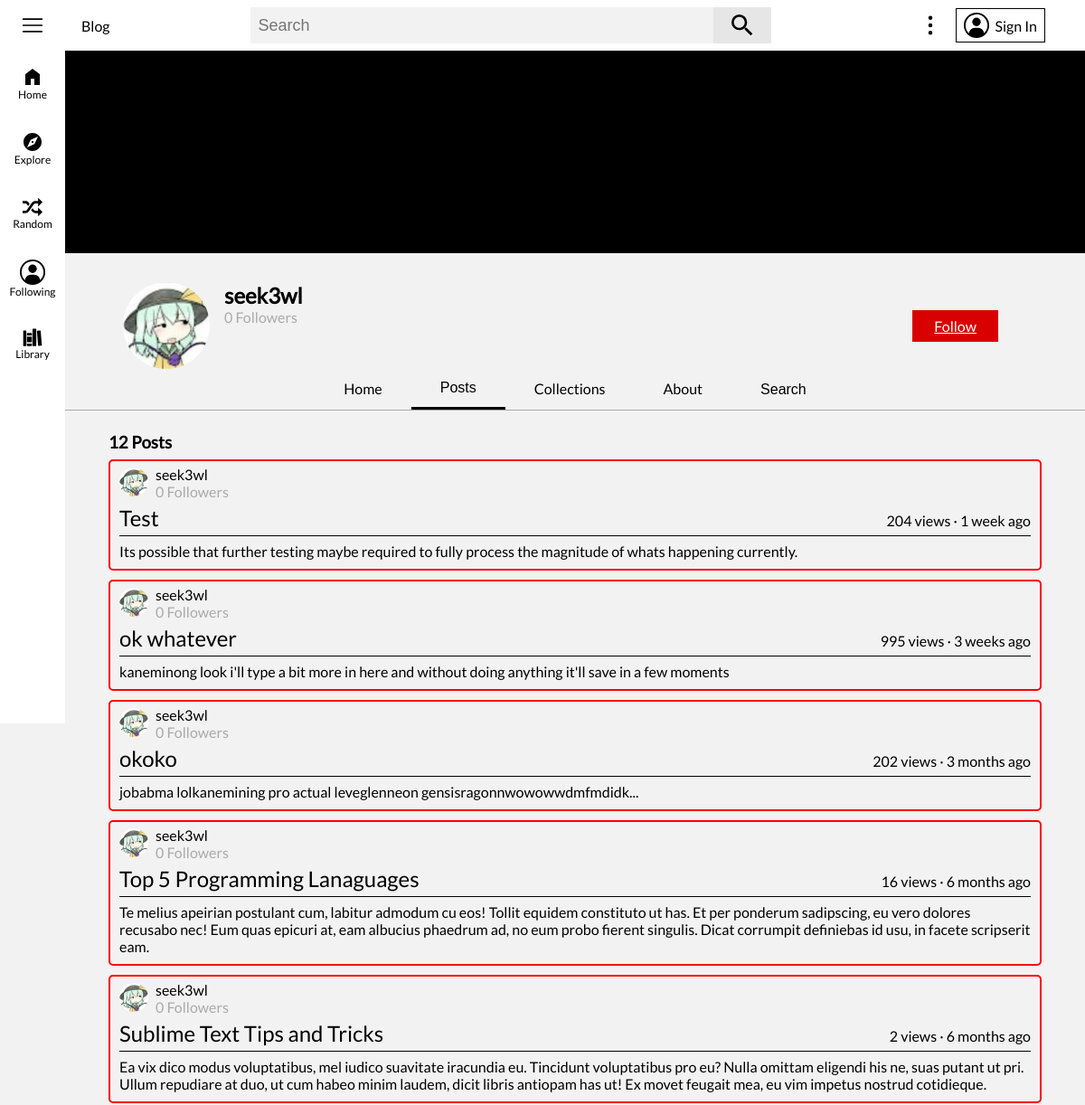
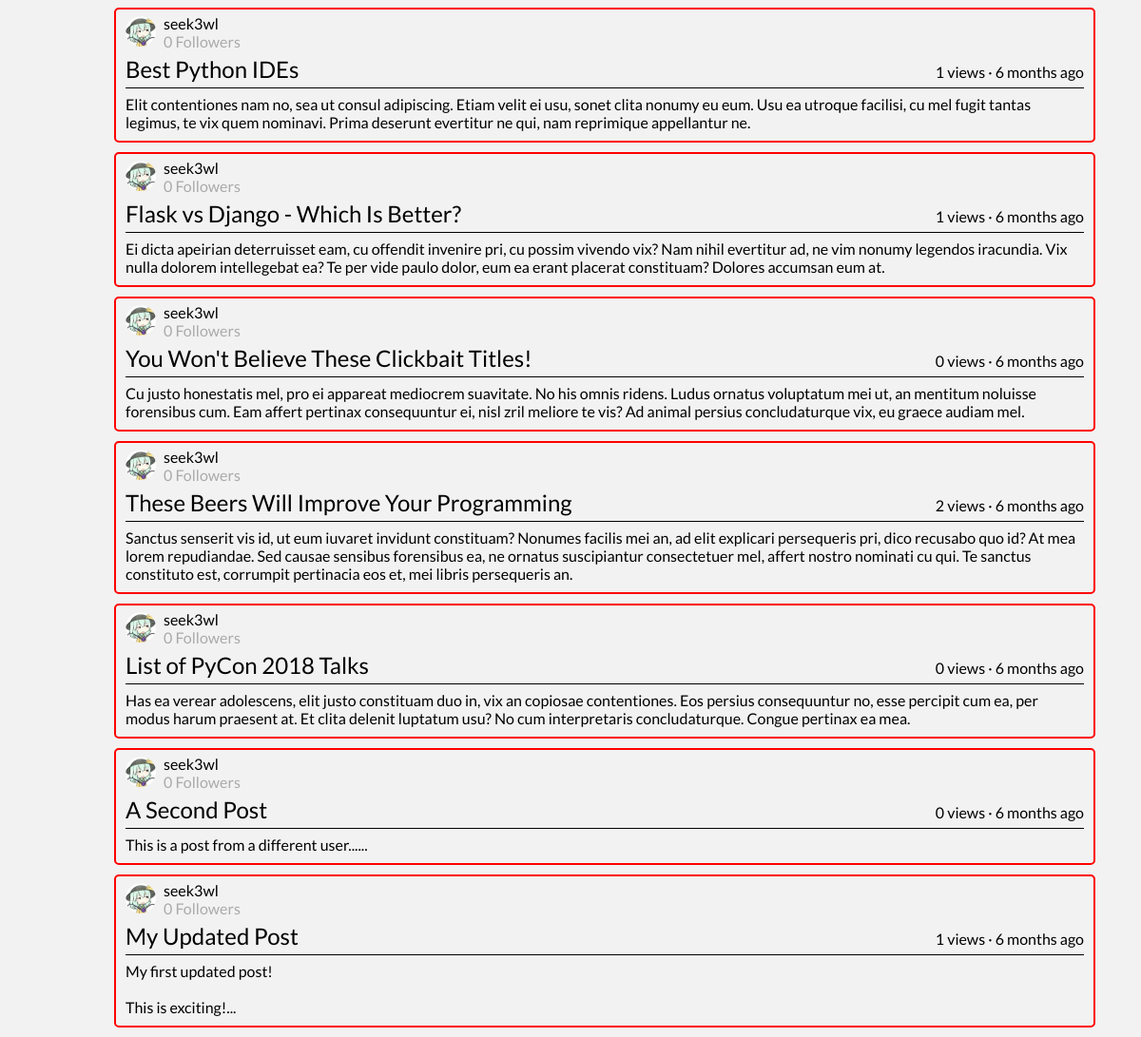
The page /user/seek3wl/posts on the database its author committed (2 pictures, top to bottom).
### flaskblog/models.py (models this page shows, shortened)
class User(db.Model, UserMixin):
	id = db.Column(db.Integer, primary_key=True)
	username = db.Column(db.String(16), unique=True, nullable=False)
	email = db.Column(db.String(120), unique=True, nullable=False)
	image_file = db.Column(db.String(20), nullable=False, default='default.png')
	banner_image = db.Column(db.String(20), nullable=False, default='default_banner.jpg')
	description = db.Column(db.String(120), nullable=True)
	password = db.Column(db.String(60), nullable=False)
	security_question = db.Column(db.String(120), nullable=True)
	security_question_answer = db.Column(db.String(120), nullable=True)
	date_joined = db.Column(db.DateTime, default=datetime.utcnow, nullable=False)
	following = db.relationship('User', secondary=user_user_follow,
								primaryjoin=id == user_user_follow.c.follower_user_id,
								secondaryjoin=id == user_user_follow.c.following_user_id,
								backref='followers')
	media_uploads = db.relationship('Media', backref='uploader', lazy=True)
	posts_cached = db.relationship('PostCache', backref='cache_author', lazy=True)
	posts = db.relationship('Post', backref='author', lazy=True)
	posts_viewed = db.relationship('Post', secondary=user_post_view, backref='viewers')
	posts_liked = db.relationship('Post', secondary=user_post_like, backref='post_likers')
	posts_disliked = db.relationship('Post', secondary=user_post_dislike, backref='post_dislikers')
	featured_post_id = db.Column(db.Integer, nullable=True)
	comments = db.relationship('Comment', backref='author', lazy=True)
	comments_liked = db.relationship('Comment', secondary=user_comment_like, backref='comment_likers')
	comments_disliked = db.relationship('Comment', secondary=user_comment_dislike, backref='comment_dislikers')
	collections = db.relationship('Collection', backref='author', lazy=True)

class Post(db.Model):
	id = db.Column(db.Integer, primary_key=True)
	user_id = db.Column(db.Integer, db.ForeignKey('user.id'), nullable=False)
	title = db.Column(db.String(120), nullable=False)
	description = db.Column(db.Text, nullable=True)
	date_posted = db.Column(db.DateTime, nullable=False, default=datetime.utcnow)
	content = db.Column(db.Text, nullable=False)
	views = db.Column(db.Integer, nullable=False, default=0)
	likes = db.Column(db.Integer, nullable=False, default=0)
	comments = db.relationship('Comment', backref='parent', lazy=True)
	tags = db.relationship('Tag', secondary=post_tag_cat, backref='posts_tagged')
	def date_posted_ago(self):
		date_posted = getattr(self, 'date_posted')
		return get_duration(date_posted)
	def collections_apart_of(self):
		collections_apart_of_list = []
		if current_user.is_authenticated:
			for collection in current_user.collections:
				if self in collection.posts:
					collections_apart_of_list.append(collection.id)
		return collections_apart_of_list

### flaskblog/users/routes.py (the view)
@users.route('/user/<string:username>/posts')
def user_posts(username):
	user = User.query.filter_by(username=username).first_or_404()
	update_banner_image_form = UpdateBannerImageForm()
	all_user_posts = Post.query.filter_by(user_id=user.id).order_by(Post.date_posted.desc()).all()
	limit_content = {}
	for post in all_user_posts:
		splinted = re.split('{{|}}', post.content)
		for i, splint in enumerate(splinted):
			if splint == '':
				splinted.pop(i)
			elif '*/#|>' in splint:
				splinted.pop(i)
		if len(splinted[0].split()) > 17:
			limit_content[post.id] = splinted[0].split('\n')[0]
		else:
			limit_content[post.id] = splinted[0] + '...'
	return render_template('/user_pages/user_posts.html', title=username, user=user,
						   update_banner_image_form=update_banner_image_form, all_user_posts=all_user_posts,
						   limit_content=limit_content)

### flaskblog/users/forms.py
class UpdateBannerImageForm(FlaskForm):
	image_file = FileField(validators=[FileAllowed(['png', 'jpg', 'gif'])])
	submit = SubmitField()

### flaskblog/main/forms.py
class SearchForm(FlaskForm):
    search_field = SearchField()

### flaskblog/main/routes.py (called while the page is built)
@main.app_context_processor
def inject_template_globals():
	if current_user.is_authenticated:
		image_file_2 = current_user.image_file
	else:
		image_file_2 = 'default.jpg'
	has_post_cache = False
	if current_user.is_authenticated:
		if PostCache.query.filter_by(user_id=current_user.id):
			has_post_cache = True
	return dict(image_file=url_for('static', filename=f'images/profile_pics/{image_file_2}'),
				search_form=SearchForm(), has_post_cache=has_post_cache)

### flaskblog/templates/user_pages/user_posts.html (shortened to what this page needs)
{% extends "base.html" %}
{% block body %}
	<div id="main-body-nm">
		<div id="user-page-header">
			{{ macros.user_page_nav(user=user, current_user=current_user, update_banner_image_form=update_banner_image_form, current_location="Posts") }}
			<div id="user-page-body">
				{% if all_user_posts %}
					<div id="user-posts-header">
						<h3>{{ all_user_posts|length }} Posts</h3>
					</div>
					{% for post in all_user_posts %}
						{{ macros.minimized_post(current_user, post, limit_content) }}
					{% endfor %}
				{% else %}
					<p>This User Hasn't Posted Anything Yet</p>
				{% endif %}
			</div>
		</div>
	</div>
{% endblock body %}

### flaskblog/templates/macros/macros.html (shortened to what this page needs)
{% macro minimized_post(current_user, post, limit_content) %}
	<article class="post-container" data-id="{{ post.id }}" data-collections="{{ post.collections_apart_of() }}">
		<div class="post-header">
			<div class="post-author">
				<a href="{{ url_for('users.user_page', username=post.author.username) }}">
					<img class="post-user-img" height="32" width="32" draggable="false" src="{{ url_for('static', filename='images/profile_pics/' + post.author.image_file) }}">
				</a>
				<div class="post-header-info">
					<a href="{{ url_for('users.user_page', username=post.author.username) }}">
						{{ post.author.username }}
					</a>
					<span>{{ post.author.followers|length }} Followers</span>
				</div>
			</div>
		</div>
		<div class="post-title">
			<a href="{{ url_for('posts.post', post_id=post.id) }}">{{ post.title }}</a>
			{{ post.views }} views · {{ post.date_posted_ago() }}
		</div>
		<p class="post-content">{{ limit_content[post.id] }}</p>
	</article>
{% endmacro %}
{% macro user_page_nav(user, current_user, update_banner_image_form, current_location) %}
	<div id="user-page-header-background">
		<img id="user-page-header-background-img" src="{{ url_for('static', filename='images/user_banners/' + user.banner_image) }}">
	</div>
	<div id="user-page-header-info">
		<div style="display: flex;">
			<img class="followed-user-img" height="96px" width="96px" draggable="false" src="{{ url_for('static', filename='images/profile_pics/' + user.image_file) }}">
			<div id="user-page-header-info-info">
				<h2>{{ user.username }}</h2>
				<span class="text-muted">{{ user.followers|length }} Followers</span>
			</div>
		</div>
		<div>
			{% if current_user.is_authenticated %}
				{% if current_user != user %}
					{% if is_following(user) %}
						<button class="following-button" style="margin-right: 32px;">Following</button>
					{% else %}
						<button class="follow-button" style="margin-right: 32px;">Follow</button>
					{% endif %}
				{% endif %}
			{% else %}
				<a class="follow-button" style="margin-right: 32px;" href="{{ url_for('users.signin', next=url_for('users.user_page', username=user.username)) }}">Follow</a>
			{% endif %}
		</div>
	</div>
	<div id="user-page-nav-container">
		<nav id="user-page-nav">
			{% for location, url in {"Home": url_for("users.user_page", username=user.username), "Posts": url_for("users.user_posts", username=user.username), "Collections": url_for("users.user_collections", username=user.username), "About": url_for("users.user_about", username=user.username)}.items() %}
				{% if current_location == location %}
					<button class="user-page-nav-item user-page-nav-item-selected">{{ location }}</button>
				{% else %}
					<a class="user-page-nav-item" href="{{ url }}">{{ location }}</a>
				{% endif %}
			{% endfor %}
			<button class="user-page-nav-item">Search</button>
		</nav>
	</div>
{% endmacro %}

### flaskblog/static/main.css (style rules this page uses)
[data-theme="light"] { --primary-color: #f2f2f2; --secondary-color: #fff; --tertiary-color: #e6e6e6; --color-sceme: #f00; --search-box: #f2f2f2; --side-menu-color: #e6e6e6; --primary-text: #000; --secondary-text: #aaa; --primary-icon: #000; }
.text-muted { color: var(--secondary-text); }
body { margin: 0; padding: 0; background-color: var(--primary-color); font-family: 'Lato', sans-serif; }
p, h1, h2, h3, h4, h5, h6, span { color: var(--primary-text); margin: 0px; padding: 0px; }
a { color: #3ea6ff; margin: 0; padding: 0; }
button { cursor: pointer; margin: 0; padding: 0; }
nav a { color: var(--primary-text); font-weight: 400; font-size: 16px; text-decoration: none; }
#search-input { height: 40px; width: 512px; padding: 0 8px; color: var(--primary-text); font-size: 18px; outline: none; background-color: var(--search-box); border: none; }
#main-body-nm { display: flex; flex-direction: column; color: var(--primary-text); padding: 56px 0 0 72px; }
.post-container { display: flex; flex-direction: column; color: var(--primary-text); padding-top: 5px; padding-left: 10px; padding-right: 10px; margin-bottom: 10px; border-radius: 5px; border: 2px solid var(--color-sceme); }
.post-header { display: flex; align-items: center; justify-content: space-between; }
.post-author { display: flex; align-items: center; }
.post-user-img { border-radius: 50px; }
.post-header-info { display: flex; flex-direction: column; padding-left: 8px; }
.post-header-info a { color: var(--primary-text); text-decoration: none; }
.post-header-info span { color: var(--secondary-text); }
.post-title { display: flex; align-items: baseline; justify-content: space-between; border-bottom: 1px solid var(--primary-text); }
.post-title a { color: var(--primary-text); font-size: 24px; text-decoration: none; margin-top: 5px; margin-bottom: 5px; }
.post-content { color: var(--primary-text); white-space: pre-line; margin-top: 7px; margin-bottom: 10px; }
.followed-user-img { border-radius: 80px; }
#user-page-header { display: flex; flex-direction: column; }
#user-page-header-background { position: relative; display: flex; flex-direction: column; align-items: center; }
#user-page-header-background-img { height: 224px; width: 100%; object-fit: cover; object-position: 100% 0; }
#user-page-header-info { display: flex; justify-content: space-between; align-items: center; padding: 32px 64px 0; }
#user-page-header-info-info { display: flex; flex-direction: column; margin-left: 16px; color: var(--primary-text); }
#user-page-nav-container { display: flex; flex-direction: column; align-items: center; width: 100%; color: var(--secondary-text); border-bottom: 1px groove var(--secondary-text); }
#user-page-nav { display: flex; }
.user-page-nav-item { padding: 12px 32px; color: var(--primary-text); font-size: 16px; background-color: transparent; border: none; }
.user-page-nav-item-selected { border-bottom: 3px solid var(--primary-text); }
#user-page-body { display: flex; flex-direction: column; padding: 24px 48px 0; }
#user-posts-header { display: flex; justify-content: space-between; margin-bottom: 8px; }
.follow-button { margin-left: 16px; padding: 8px 24px; color: #fff; background-color: #d80000; border: none; }

### rows shown on the page
User: banner_image (picture), image_file (picture), username "seek3wl"
Post: image_file (picture), author.username "seek3wl", author.followers|length "0", title "Test", views "204", date_posted_ago "1 week ago", limit_content "Its possible that further testing maybe required to fully process the magnitude of whats happening currently."
Post: image_file (picture), author.username "seek3wl", author.followers|length "0", title "ok whatever", views "995", date_posted_ago "3 weeks ago", limit_content "kaneminong look i'll type a bit more in here and without doing anything it'll save in a few moments"
Post: image_file (picture), author.username "seek3wl", author.followers|length "0", title "okoko", views "202", date_posted_ago "3 months ago", limit_content "jobabma lolkanemining pro actual leveglenneon gensisragonnwowowwdmfmdidk..."
Post: image_file (picture), author.username "seek3wl", author.followers|length "0", title "Top 5 Programming Lanaguages", views "16", date_posted_ago "6 months ago", limit_content "Te melius apeirian postulant cum, labitur admodum cu eos! Tollit equidem constituto ut has. Et per ponderum sadipscing, eu vero dolores recusabo nec! Eum quas epicuri at, eam albucius phaedrum ad, no eum probo fierent singulis. Dicat corrumpit definiebas id usu, in facete scripserit eam."
Post: image_file (picture), author.username "seek3wl", author.followers|length "0", title "Sublime Text Tips and Tricks", views "2", date_posted_ago "6 months ago", limit_content "Ea vix dico modus voluptatibus, mel iudico suavitate iracundia eu. Tincidunt voluptatibus pro eu? Nulla omittam eligendi his ne, suas putant ut pri. Ullum repudiare at duo, ut cum habeo minim laudem, dicit libris antiopam has ut! Ex movet feugait mea, eu vim impetus nostrud cotidieque."
Post: image_file (picture), author.username "seek3wl", author.followers|length "0", title "Best Python IDEs", views "1", date_posted_ago "6 months ago", content "Elit contentiones nam no, sea ut consul adipiscing. Etiam velit ei usu, sonet clita nonumy eu eum. Usu ea utroque facilisi, cu mel fugit tantas legimus, te vix quem nominavi. Prima deserunt evertitur ne qui, nam reprimique appellantur ne."
Post: image_file (picture), author.username "seek3wl", author.followers|length "0", title "Flask vs Django - Which Is Better?", views "1", date_posted_ago "6 months ago", limit_content "Ei dicta apeirian deterruisset eam, cu offendit invenire pri, cu possim vivendo vix? Nam nihil evertitur ad, ne vim nonumy legendos iracundia. Vix nulla dolorem intellegebat ea? Te per vide paulo dolor, eum ea erant placerat constituam? Dolores accumsan eum at."
Post: image_file (picture), author.username "seek3wl", author.followers|length "0", title "You Won't Believe These Clickbait Titles!", views "0", date_posted_ago "6 months ago", limit_content "Cu justo honestatis mel, pro ei appareat mediocrem suavitate. No his omnis ridens. Ludus ornatus voluptatum mei ut, an mentitum noluisse forensibus cum. Eam affert pertinax consequuntur ei, nisl zril meliore te vis? Ad animal persius concludaturque vix, eu graece audiam mel."
Post: image_file (picture), author.username "seek3wl", author.followers|length "0", title "These Beers Will Improve Your Programming", views "2", date_posted_ago "6 months ago", limit_content "Sanctus senserit vis id, ut eum iuvaret invidunt constituam? Nonumes facilis mei an, ad elit explicari persequeris pri, dico recusabo quo id? At mea lorem repudiandae. Sed causae sensibus forensibus ea, ne ornatus suscipiantur consectetuer mel, affert nostro nominati cu qui. Te sanctus constituto est, corrumpit pertinacia eos et, mei libris persequeris an."
Post: image_file (picture), author.username "seek3wl", author.followers|length "0", title "List of PyCon 2018 Talks", views "0", date_posted_ago "6 months ago", limit_content "Has ea verear adolescens, elit justo constituam duo in, vix an copiosae contentiones. Eos persius consequuntur no, esse percipit cum ea, per modus harum praesent at. Et clita delenit luptatum usu? No cum interpretaris concludaturque. Congue pertinax ea mea."
Post: image_file (picture), author.username "seek3wl", author.followers|length "0", title "A Second Post", views "0", date_posted_ago "6 months ago", limit_content "This is a post from a different user......"
Post: image_file (picture), author.username "seek3wl", author.followers|length "0", title "My Updated Post", views "1", date_posted_ago "6 months ago", limit_content "My first updated post! This is exciting!..."

### other values the page prints
{{ user.followers|length }} "0"
{{ location }} "Home" "Collections" "About"
{{ location }} "Posts"
{{ all_user_posts|length }} "12"
